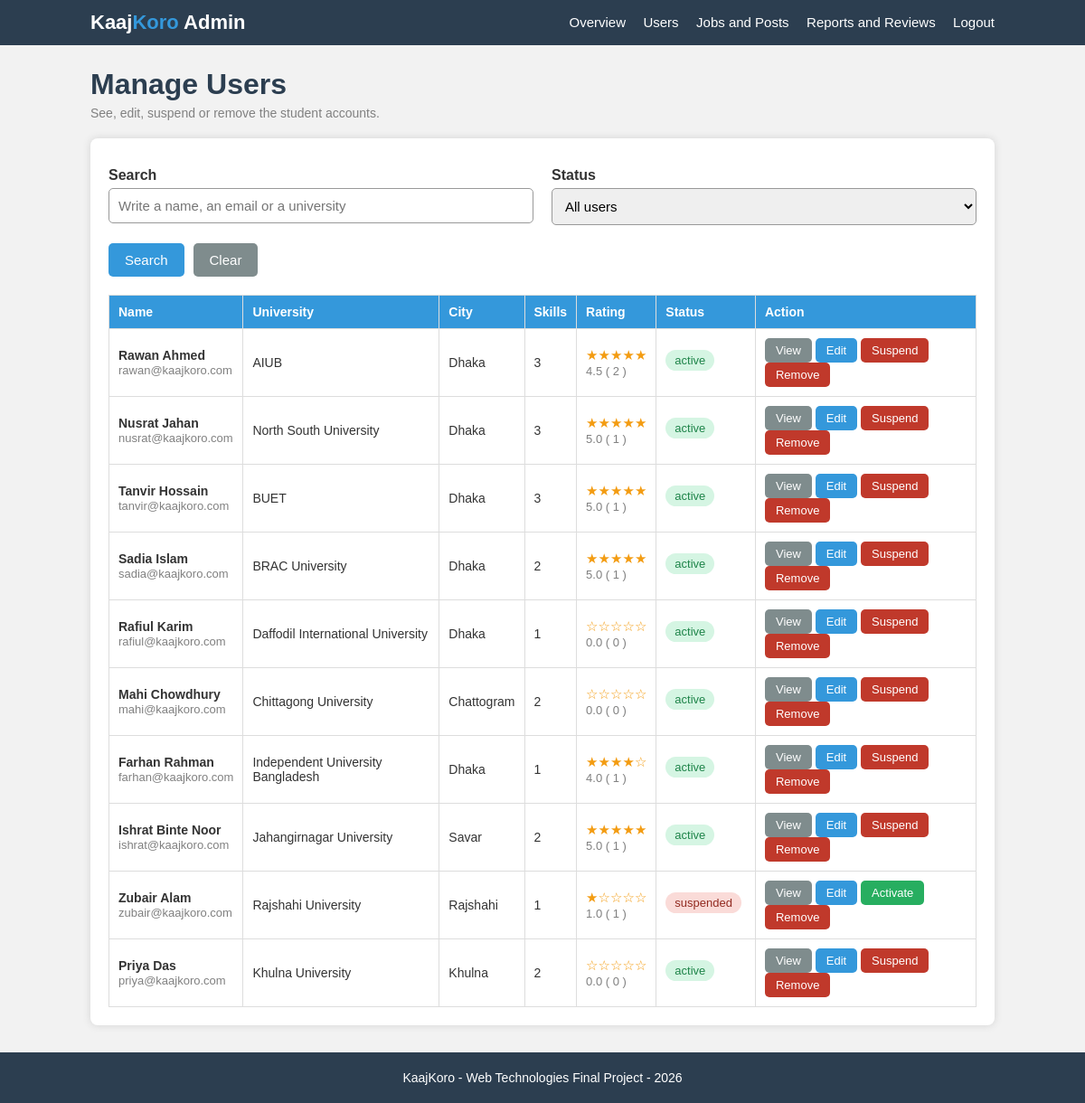
/admin-users.php (signed in), run on the app's committed database.
### tables this page shows
CREATE TABLE users (
    user_id     INT AUTO_INCREMENT PRIMARY KEY,
    name        VARCHAR(100) NOT NULL,
    email       VARCHAR(100) NOT NULL UNIQUE,
    password    VARCHAR(255) NOT NULL,
    phone       VARCHAR(20)  NOT NULL,
    university  VARCHAR(100) NOT NULL,
    city        VARCHAR(50)  NOT NULL,
    bio         TEXT,
    education   VARCHAR(200),
    experience  TEXT,
    portfolio   VARCHAR(150),
    status      VARCHAR(20)  DEFAULT 'active',
    joined      DATE
);

### admin-users.php (the view, shortened to what this page needs)
<?php
require_once "config.php";
require_once "functions.php";
$search = isset($_GET["search"]) ? trim($_GET["search"]) : "";
$status_filter = isset($_GET["status"]) ? $_GET["status"] : "";
$sql = "SELECT * FROM users WHERE 1 = 1";
$sql = $sql . " ORDER BY user_id";
$stmt = $conn->prepare($sql);
$stmt->execute();
$result = $stmt->get_result();
include "header.php";
?>
    <div class="page">
        <h1>Manage Users</h1>
        <p class="page-info">See, edit, suspend or remove the student accounts.</p>
        <div class="box">
            <form method="GET" action="admin-users.php">
                <div class="row">
                    <div class="col-half">
                        <label for="search">Search</label>
                        <input type="search" id="search" name="search" placeholder="Write a name, an email or a university"
                               value="<?php echo htmlspecialchars($search); ?>">
                    </div>
                    <div class="col-half">
                        <label for="status">Status</label>
                        <select id="status" name="status">
                            <option value=""          <?php if ($status_filter == "")          { echo "selected"; } ?>>All users</option>
                        </select>
                    </div>
                </div>
                <div class="buttons">
                    <button type="submit">Search</button>
                    <button type="button" class="btn-gray" onclick="window.location.href='admin-users.php'">Clear</button>
                </div>
            </form>
            <div style="margin-top:20px">
                <?php if ($result->num_rows == 0) { ?>
                    <div class="empty">No user found for this search.</div>
                <?php } else { ?>
                    <table>
                        <tr>
                            <th>Name</th>
                            <th>University</th>
                            <th>City</th>
                            <th>Skills</th>
                            <th>Rating</th>
                            <th>Status</th>
                            <th>Action</th>
                        </tr>
                        <?php while ($user = $result->fetch_assoc()) {
                            $rating = getAverageRating($conn, $user["user_id"]);
                            $skills = getUserSkills($conn, $user["user_id"]);
                            ?>
                            <tr>
                                <td>
                                    <b><?php echo htmlspecialchars($user["name"]); ?></b><br>
                                    <span class="gray-text"><?php echo htmlspecialchars($user["email"]); ?></span>
                                </td>
                                <td><?php echo htmlspecialchars($user["university"]); ?></td>
                                <td><?php echo htmlspecialchars($user["city"]); ?></td>
                                <td><?php echo count($skills); ?></td>
                                <td>
                                    <?php echo showStars($rating); ?><br>
                                    <span class="gray-text"><?php echo number_format($rating, 1); ?>
                                        ( <?php echo countReviews($conn, $user["user_id"]); ?> )</span>
                                </td>
                                <td><?php echo showStatus($user["status"]); ?></td>
                                <td>
                                    <button class="btn-small btn-gray" onclick="window.location.href='student-profile.php?id=<?php echo $user["user_id"]; ?>'">View</button>
                                    <button class="btn-small" onclick="window.location.href='admin-users.php?action=edit&id=<?php echo $user["user_id"]; ?>'">Edit</button>
                                    <?php if ($user["status"] == "active") { ?>
                                        <button class="btn-small btn-red" onclick="if (confirm('Do you want to suspend this user?')) { window.location.href='admin-users.php?action=suspend&id=<?php echo $user["user_id"]; ?>'; }">Suspend</button>
                                    <?php } else { ?>
                                        <button class="btn-small btn-green" onclick="window.location.href='admin-users.php?action=activate&id=<?php echo $user["user_id"]; ?>'">Activate</button>
                                    <?php } ?>
                                    <button class="btn-small btn-red" onclick="if (confirm('Remove this user permanently? All his jobs, posts and messages will be deleted.')) { window.location.href='admin-users.php?action=remove&id=<?php echo $user["user_id"]; ?>'; }">Remove</button>
                                </td>
                            </tr>
                        <?php } ?>
                    </table>
                <?php } ?>
            </div>
        </div>
    </div>
<?php
include "footer.php";
?>

### functions.php (shortened to what this page needs)
<?php
function getUserSkills($conn, $user_id) {
    $list = array();
    $stmt = $conn->prepare("SELECT s.skill_name
                            FROM user_skills u
                            JOIN skills s ON u.skill_id = s.skill_id
                            WHERE u.user_id = ?");
    $stmt->bind_param("i", $user_id);
    $stmt->execute();
    $result = $stmt->get_result();
    while ($row = $result->fetch_assoc()) {
        $list[] = $row["skill_name"];
    }
    return $list;
}
function getAverageRating($conn, $user_id) {
    $stmt = $conn->prepare("SELECT AVG(rating) AS average
                            FROM reviews
                            WHERE to_id = ? AND status = 'visible'");
    $stmt->bind_param("i", $user_id);
    $stmt->execute();
    $result = $stmt->get_result();
    $row = $result->fetch_assoc();
    if ($row["average"] == null) {
        return 0;
    }
    return $row["average"];
}
function countReviews($conn, $user_id) {
    $stmt = $conn->prepare("SELECT COUNT(*) AS total
                            FROM reviews
                            WHERE to_id = ? AND status = 'visible'");
    $stmt->bind_param("i", $user_id);
    $stmt->execute();
    $result = $stmt->get_result();
    $row = $result->fetch_assoc();
    return $row["total"];
}
function showStars($rating) {
    $stars = "";
    $full = round($rating);
    for ($i = 1; $i <= 5; $i++) {
        if ($i <= $full) {
            $stars = $stars . "&#9733;";
        }
        else {
            $stars = $stars . "&#9734;";
        }
    }
    return "<span class='stars'>" . $stars . "</span>";
}
function showStatus($status) {
    if ($status == "open" || $status == "accepted" || $status == "active"
        || $status == "solved" || $status == "visible" || $status == "done") {
        return "<span class='tag tag-green'>" . $status . "</span>";
    }
    return "<span class='tag tag-red'>" . $status . "</span>";
}
?>

### style.css (style rules this page uses)
* { margin:0; padding:0; box-sizing:border-box; font-family:Arial, Helvetica, sans-serif; }
body { background:#f2f2f2; color:#333; }
.page { width:1000px; margin:25px auto; }
h1 { color:#2c3e50; margin-bottom:5px; }
.page-info { color:gray; font-size:14px; margin-bottom:20px; }
.box { background:white; padding:20px; border-radius:8px; box-shadow:0 0 8px lightgray; margin-bottom:20px; }
.row { display:flex; gap:20px; }
.col-half { width:50%; }
label { display:block; font-weight:bold; margin-top:12px; margin-bottom:5px; }
input[type="text"], input[type="email"], input[type="password"], input[type="number"], input[type="tel"], input[type="date"], input[type="time"], input[type="search"], select, textarea { width:100%; padding:10px; border:1px solid #999; border-radius:5px; font-size:15px; outline:none; }
button { padding:10px 18px; border:none; border-radius:5px; background:#3498db; color:white; font-size:15px; cursor:pointer; }
.btn-small { padding:6px 12px; font-size:13px; }
.btn-green { background:#27ae60; }
.btn-red { background:#c0392b; }
.btn-gray { background:#7f8c8d; }
.buttons { margin-top:20px; display:flex; gap:10px; }
table { width:100%; border-collapse:collapse; margin-top:10px; }
th,td { border:1px solid #ddd; padding:10px; text-align:left; font-size:14px; }
th { background:#3498db; color:white; }
.tag { display:inline-block; background:#ecf0f1; color:#2c3e50; padding:4px 10px; border-radius:12px; font-size:13px; margin-right:5px; margin-bottom:5px; }
.tag-green { background:#d5f5e3; color:#1e8449; }
.tag-red { background:#fadbd8; color:#922b21; }
.stars { color:#f39c12; font-size:15px; }
.gray-text { color:gray; font-size:13px; }

### data on the page
users: name "Rawan Ahmed", email "rawan@kaajkoro.com", university "AIUB", city "Dhaka", count($skills) "3", stars "★★★★★", rating "4.5", user_id "2", status "active"
users: name "Nusrat Jahan", email "nusrat@kaajkoro.com", university "North South University", city "Dhaka", count($skills) "3", stars "★★★★★", rating "5.0", user_id "1", status "active"
users: name "Tanvir Hossain", email "tanvir@kaajkoro.com", university "BUET", city "Dhaka", count($skills) "3", stars "★★★★★", rating "5.0", user_id "1", status "active"
users: name "Sadia Islam", email "sadia@kaajkoro.com", university "BRAC University", city "Dhaka", count($skills) "2", stars "★★★★★", rating "5.0", user_id "1", status "active"
users: name "Rafiul Karim", email "rafiul@kaajkoro.com", university "Daffodil International University", city "Dhaka", count($skills) "1", stars "☆☆☆☆☆", rating "0.0", user_id "0", status "active"
users: name "Mahi Chowdhury", email "mahi@kaajkoro.com", university "Chittagong University", city "Chattogram", count($skills) "2", stars "☆☆☆☆☆", rating "0.0", user_id "0", status "active"
users: name "Farhan Rahman", email "farhan@kaajkoro.com", university "Independent University Bangladesh", city "Dhaka", count($skills) "1", stars "★★★★☆", rating "4.0", user_id "1", status "active"
users: name "Ishrat Binte Noor", email "ishrat@kaajkoro.com", university "Jahangirnagar University", city "Savar", count($skills) "2", stars "★★★★★", rating "5.0", user_id "1", status "active"
users: name "Zubair Alam", email "zubair@kaajkoro.com", university "Rajshahi University", city "Rajshahi", count($skills) "1", stars "★☆☆☆☆", rating "1.0", user_id "1", status "suspended"
users: name "Priya Das", email "priya@kaajkoro.com", university "Khulna University", city "Khulna", count($skills) "2", stars "☆☆☆☆☆", rating "0.0", user_id "0", status "active"
